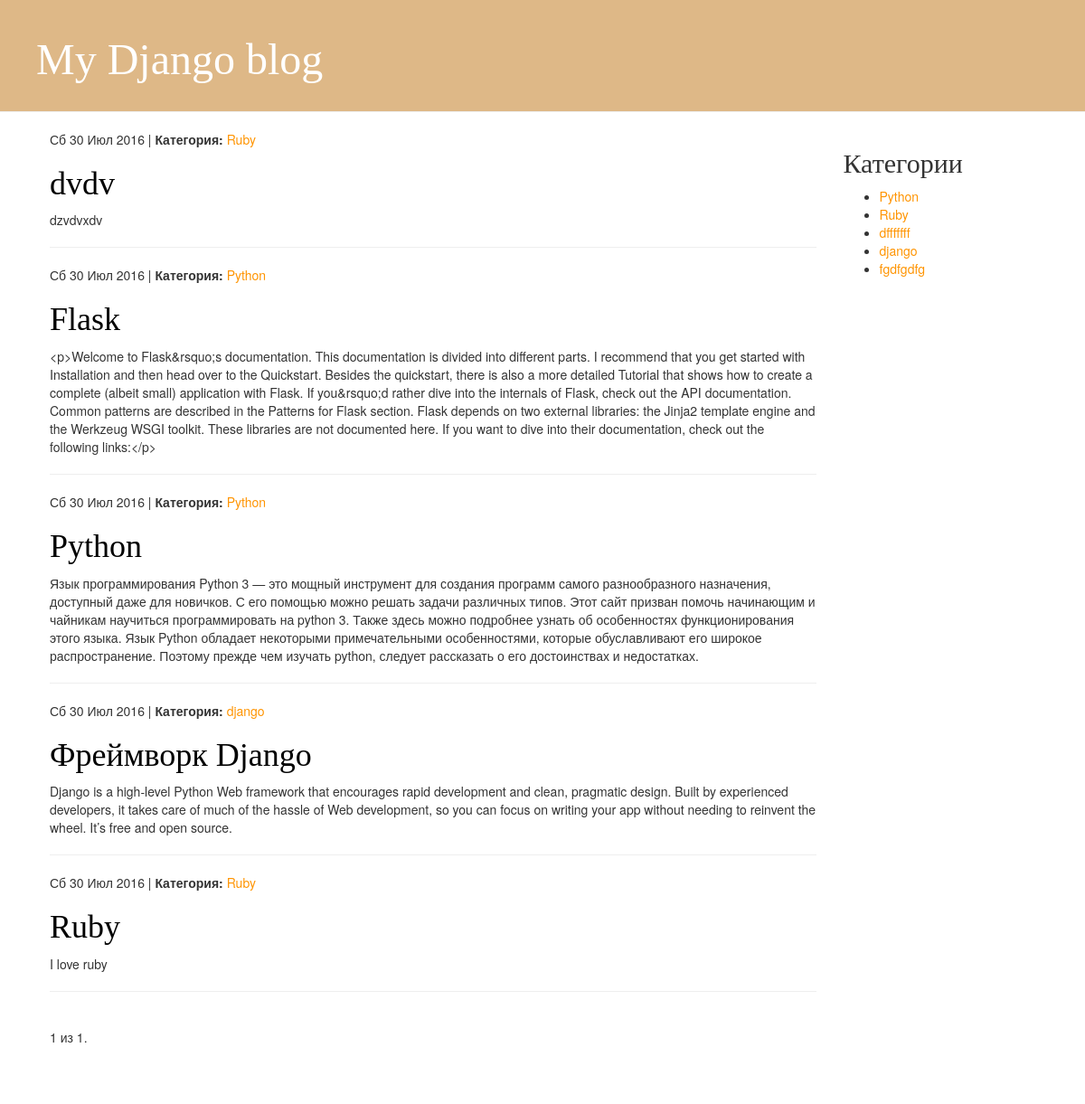
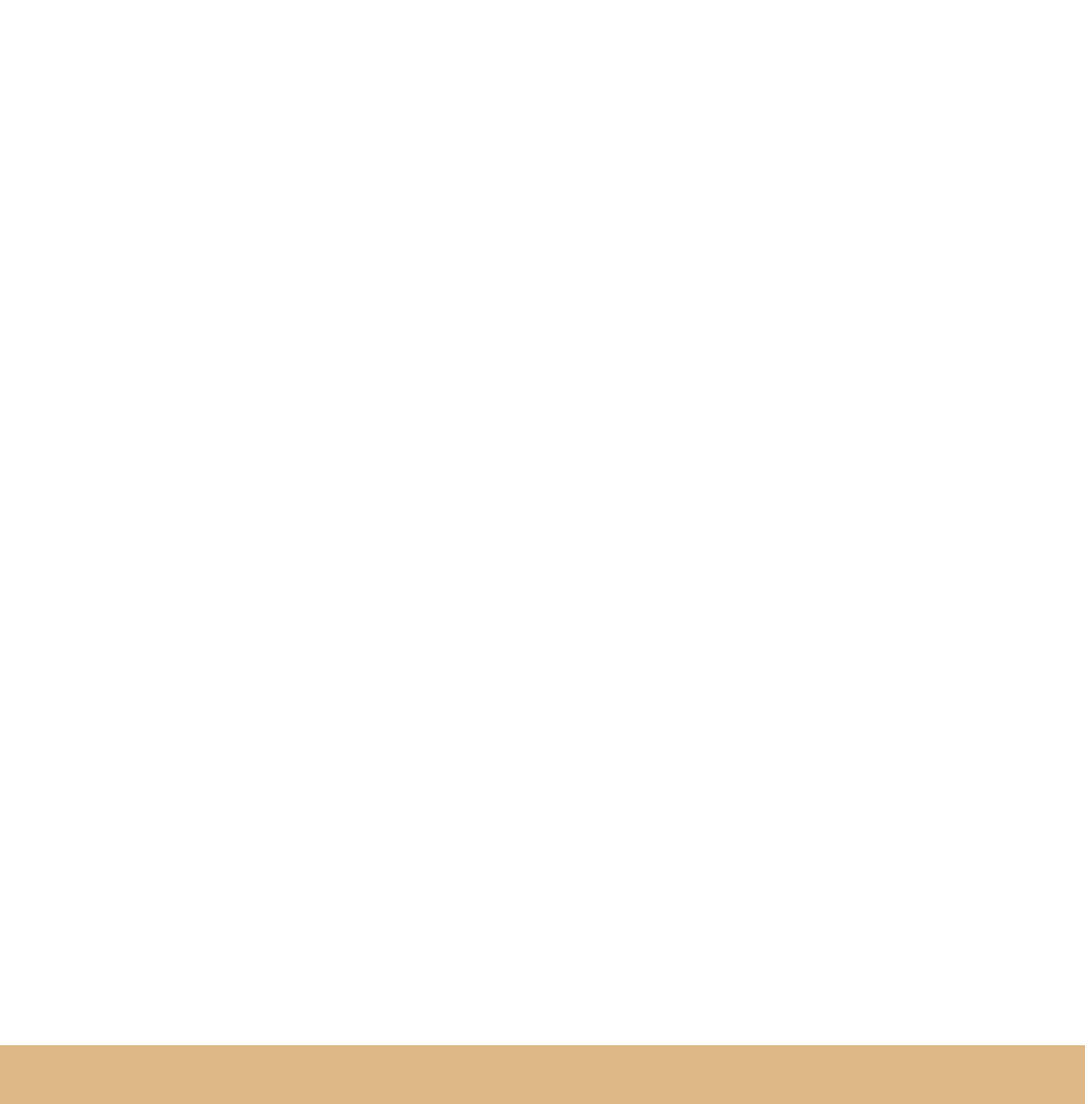
The page / on the database its author committed (2 pictures, top to bottom).
### blog/models.py (models this page shows, shortened)
class Post(models.Model):
	title = models.CharField(max_length=224, verbose_name = "Заголовок")
	body = RichTextField(max_length=1300, verbose_name = "Текст")
	date = models.DateTimeField(default=datetime.now)
	category = models.ForeignKey(Category, verbose_name = 'Категория')
	published = models.BooleanField(default=False, verbose_name = 'Публикация')
	class Meta:
		ordering = ['-date']
		verbose_name = 'Статия'
		verbose_name_plural = 'Статьи'

class Category(models.Model):
	name = models.CharField(max_length=224, verbose_name = "Категория")
	def __str__(self):
		return self.name
	class Meta:
		verbose_name = 'Категория'
		verbose_name_plural = 'Категории'

### blog/views.py (the view)
# urls.py: url(r'^$', listpost, name="post_list"),
def listpost(request):
	posts = Post.objects.filter(published=True)
	paginator = Paginator(posts, 5)
	page = request.GET.get('page')
	try:
		p = paginator.page(page)
	except PageNotAnInteger:
		p = paginator.page(1)
	except EmptyPage:
		p = paginator.page(paginator.num_pages)
	return render(request, 'post/list.html', {'posts':p})

### blog/templatetags/sidebar.py (called while the page is built)
@register.inclusion_tag("sidebar.html")
def sidebar():
	category = Category.objects.all().order_by("name")
	return {'cat':category}

### templates/post/list.html (shortened to what this page needs)
{% extends 'base.html' %}
{% block content %}
{% for post in posts %}
        <div class="post">
            {{ post.date|date:"D d M Y" }} | <strong>Категория:</strong> <a href="{% url 'category_list' id=post.category.id %}">{{post.category}}</a>
        <h1><a href="{% url 'post_detail' id=post.id %}">{{ post.title }}</a></h1>
        <p>{{ post.body|truncatewords:150 }}</p>
        <hr>
    </div>
    {% empty %}
    <h3>Нет постов</h3>
{% endfor %}
<div class="pagination">
    <span class="step-links">
        <span class="current">
            {{ posts.number }} из {{ posts.paginator.num_pages }}.
        </span>
    </span>
</div>
{% endblock %}

### templates/base.html (shortened to what this page needs)
{% load sidebar %}
{% load staticfiles %}
<html>
    <head>
        <link rel="stylesheet" href="//maxcdn.bootstrapcdn.com/bootstrap/3.2.0/css/bootstrap.min.css">
        <link rel="stylesheet" href="//maxcdn.bootstrapcdn.com/bootstrap/3.2.0/css/bootstrap-theme.min.css">
        <link rel="stylesheet" href="{% static 'css/style.css' %}">
    </head>
	<body>
        <div class="page-header">
            <h1><a href="/">My Django blog</a></h1>
        </div>
         <div class="content container">
            <div class="row">
                <div class="col-md-9">
                 	{% block content %}
                 	{% endblock %}
                </div>
                <div class="col-md-1">
                 	{% sidebar %}
                </div>
            </div>
        </div>
        <div class="footer">
        </div>
    </body>
</html>

### templates/sidebar.html
   <div class="categories">
       <h2>Категории</h2>
       <ul>
           {% for cat_list in cat %}
           <li class="category">
              <a href="{% url 'category_list' id=cat_list.id %}">{{ cat_list.name }}</a>
           </li>
           {% endfor %}
       </ul>
   </div>

### static/css/style.css (style rules this page uses)
a { color: #ff9400; }
.page-header { background-color: #DEB887; margin-top: 0; padding: 20px 20px 20px 40px; }
.page-header h1, .page-header h1 a, .page-header h1 a:visited, .page-header h1 a:active { color: #ffffff; font-size: 36pt; text-decoration: none; }
.content { margin-left: 40px; }
h1, h2, h3, h4 { font-family: 'Lobster', cursive; }
.post a { margin-bottom: 70px; color #ffffff }
.post h1 a, .post h1 a:visited { color: #000000; }
.footer { background-color: #DEB887; margin-top: 100%; padding:50px 5px 15px }

### rows shown on the page
Post: date "Сб 30 Июл 2016", category "Ruby", title "dvdv", body "dzvdvxdv"
Post: date "Сб 30 Июл 2016", category "Python", title "Flask", body "<p>Welcome to Flask&rsquo;s documentation. This documentation is divided into different parts. I recommend that you get started with Installation and then head over to the Quickstart. Besides the quickstart, there is also a more detailed Tutorial that shows how to create a complete (albeit small) application with Flask. If you&rsquo;d rather dive into the internals of Flask, check out the API documentation. Common patterns are described in the Patterns for Flask section. Flask depends on two external libraries: the Jinja2 template engine and the Werkzeug WSGI toolkit. These libraries are not documented here. If you want to dive into their documentation, check out the following links:</p>"
Post: date "Сб 30 Июл 2016", category "Python", title "Python", body "Язык программирования Python 3 — это мощный инструмент для создания программ самого разнообразного назначения, доступный даже для новичков. С его помощью можно решать задачи различных типов. Этот сайт призван помочь начинающим и чайникам научиться программировать на python 3. Также здесь можно подробнее узнать об особенностях функционирования этого языка. Язык Python обладает некоторыми примечательными особенностями, которые обуславливают его широкое распространение. Поэтому прежде чем изучать python, следует рассказать о его достоинствах и недостатках."
Post: date "Сб 30 Июл 2016", category "django", title "Фреймворк Django", body "Django is a high-level Python Web framework that encourages rapid development and clean, pragmatic design. Built by experienced developers, it takes care of much of the hassle of Web development, so you can focus on writing your app without needing to reinvent the wheel. It’s free and open source."
Post: date "Сб 30 Июл 2016", category "Ruby", title "Ruby", body "I love ruby"
Category: name "Python"
Category: name "Ruby"
Category: name "dfffffff"
Category: name "django"
Category: name "fgdfgdfg"

### other values the page prints
{{ posts.number }} "1"
{{ posts.paginator.num_pages }} "1"
